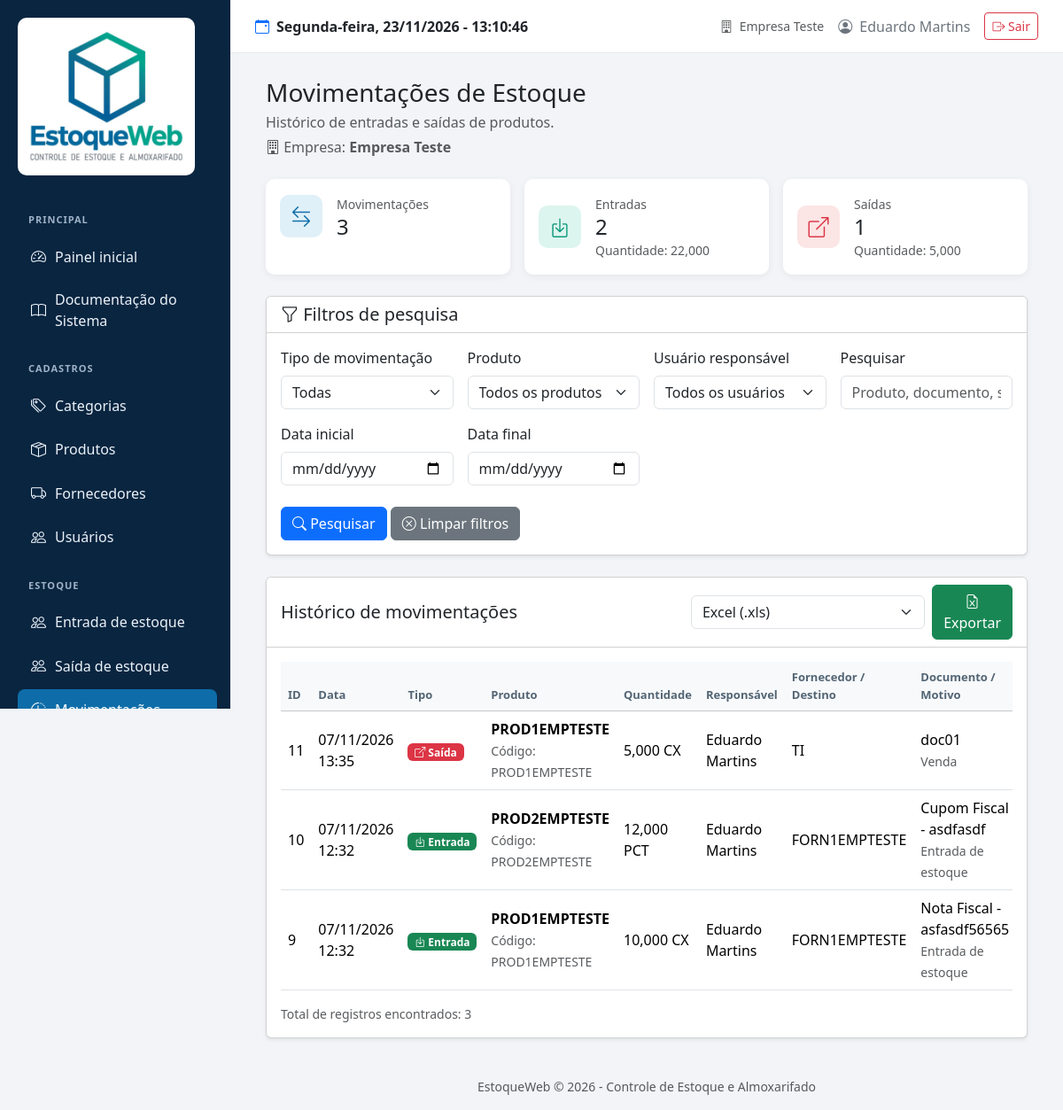
Page /Backups/temp/movimentacoes.php (signed in) on the committed database.
### tables this page shows
CREATE TABLE `movimentacoes` (
  `id` bigint(20) UNSIGNED NOT NULL,
  `empresa_id` int(10) UNSIGNED NOT NULL,
  `produto_id` int(10) UNSIGNED NOT NULL,
  `usuario_id` int(10) UNSIGNED NOT NULL,
  `tipo` enum('ENTRADA','SAIDA') NOT NULL,
  `quantidade` decimal(12,3) NOT NULL,
  `valor_unitario` decimal(12,2) DEFAULT NULL,
  `valor_total` decimal(12,2) DEFAULT NULL,
  `fornecedor_id` int(11) DEFAULT NULL,
  `documento` varchar(100) DEFAULT NULL,
  `setor_destino` varchar(150) DEFAULT NULL,
  `responsavel_recebimento` varchar(150) DEFAULT NULL,
  `motivo` varchar(255) DEFAULT NULL,
  `observacao` text DEFAULT NULL,
  `data_movimentacao` datetime NOT NULL DEFAULT current_timestamp(),
  `criado_em` timestamp NOT NULL DEFAULT current_timestamp()
);

CREATE TABLE `produtos` (
  `id` int(10) UNSIGNED NOT NULL,
  `empresa_id` int(10) UNSIGNED NOT NULL,
  `categoria_id` int(10) UNSIGNED NOT NULL,
  `codigo` varchar(50) NOT NULL,
  `nome` varchar(150) NOT NULL,
  `descricao` text DEFAULT NULL,
  `unidade` varchar(20) NOT NULL DEFAULT 'UN',
  `estoque_atual` decimal(12,3) NOT NULL DEFAULT 0.000,
  `estoque_minimo` decimal(12,3) NOT NULL DEFAULT 0.000,
  `ativo` tinyint(1) NOT NULL DEFAULT 1,
  `criado_em` timestamp NOT NULL DEFAULT current_timestamp(),
  `atualizado_em` timestamp NOT NULL DEFAULT current_timestamp() ON UPDATE current_timestamp()
);

CREATE TABLE `usuarios` (
  `id` int(10) UNSIGNED NOT NULL,
  `perfil_id` int(10) UNSIGNED NOT NULL,
  `empresa_id` int(10) UNSIGNED DEFAULT NULL,
  `nome` varchar(150) NOT NULL,
  `email` varchar(150) NOT NULL,
  `senha` varchar(255) NOT NULL,
  `ativo` tinyint(1) NOT NULL DEFAULT 1,
  `criado_em` timestamp NOT NULL DEFAULT current_timestamp(),
  `atualizado_em` timestamp NOT NULL DEFAULT current_timestamp() ON UPDATE current_timestamp()
);

CREATE TABLE `fornecedores` (
  `id` int(11) NOT NULL,
  `empresa_id` int(10) UNSIGNED NOT NULL,
  `razao_social` varchar(150) NOT NULL,
  `nome_fantasia` varchar(150) DEFAULT NULL,
  `tipo_pessoa` enum('F','J') NOT NULL DEFAULT 'J',
  `cpf_cnpj` varchar(18) NOT NULL,
  `telefone` varchar(20) DEFAULT NULL,
  `email` varchar(150) DEFAULT NULL,
  `endereco` varchar(200) DEFAULT NULL,
  `numero` varchar(20) DEFAULT NULL,
  `complemento` varchar(100) DEFAULT NULL,
  `bairro` varchar(100) DEFAULT NULL,
  `cidade` varchar(100) DEFAULT NULL,
  `uf` char(2) DEFAULT NULL,
  `cep` varchar(10) DEFAULT NULL,
  `status` enum('A','I') NOT NULL DEFAULT 'A',
  `observacoes` text DEFAULT NULL,
  `data_cadastro` datetime NOT NULL DEFAULT current_timestamp(),
  `data_atualizacao` datetime DEFAULT NULL ON UPDATE current_timestamp()
);

### Backups/temp/movimentacoes.php (the view, shortened to what this page needs)
<?php
require_once __DIR__ . '/config/conexao.php';
$empresaId = (int) $_SESSION['empresa_id'];
function hMovimentacao($valor)
{
    return htmlspecialchars((string) $valor, ENT_QUOTES, 'UTF-8');
}
$filtroTipo = $_GET['tipo'] ?? 'T';
$dataInicial = trim($_GET['data_inicial'] ?? '');
$dataFinal = trim($_GET['data_final'] ?? '');
$busca = trim($_GET['busca'] ?? '');
$sqlBase = "
    FROM movimentacoes m
    INNER JOIN produtos p
        ON p.id = m.produto_id
        AND p.empresa_id = m.empresa_id
    INNER JOIN usuarios u
        ON u.id = m.usuario_id
    LEFT JOIN fornecedores f
        ON f.id = m.fornecedor_id
        AND f.empresa_id = m.empresa_id
    WHERE m.empresa_id = :empresa_id
";
$params = [
    ':empresa_id' => $empresaId
];
    ?>
    <?php
$porPagina = 20;
$pagina = max(1, (int) ($_GET['pagina'] ?? 1));
$stmtTotal = $pdo->prepare("
    SELECT COUNT(*)
    $sqlBase
");
$stmtTotal->execute($params);
$totalRegistros = (int) $stmtTotal->fetchColumn();
$totalPaginas = max(1, (int) ceil($totalRegistros / $porPagina));
$pagina = min($pagina, $totalPaginas);
$offset = ($pagina - 1) * $porPagina;
$sql = "
    SELECT
        m.id,
        m.tipo,
        m.quantidade,
        m.valor_unitario,
        m.valor_total,
        m.documento,
        m.setor_destino,
        m.responsavel_recebimento,
        m.motivo,
        m.observacao,
        m.data_movimentacao,
        p.codigo,
        p.nome AS produto_nome,
        p.unidade,
        u.nome AS usuario_nome,
        f.razao_social AS fornecedor_razao_social,
        f.nome_fantasia AS fornecedor_nome_fantasia
    $sqlBase
    ORDER BY m.data_movimentacao DESC, m.id DESC
    LIMIT $porPagina OFFSET $offset
";
$stmt = $pdo->prepare($sql);
$stmt->execute($params);
$movimentacoes = $stmt->fetchAll(PDO::FETCH_ASSOC);
$sqlResumo = "
    SELECT
        COUNT(*) AS total,
        SUM(CASE WHEN m.tipo = 'ENTRADA' THEN 1 ELSE 0 END) AS entradas,
        SUM(CASE WHEN m.tipo = 'SAIDA' THEN 1 ELSE 0 END) AS saidas,
        SUM(CASE WHEN m.tipo = 'ENTRADA' THEN m.quantidade ELSE 0 END) AS qtd_entradas,
        SUM(CASE WHEN m.tipo = 'SAIDA' THEN m.quantidade ELSE 0 END) AS qtd_saidas
    $sqlBase
";
$stmtResumo = $pdo->prepare($sqlResumo);
$stmtResumo->execute($params);
$resumo = $stmtResumo->fetch(PDO::FETCH_ASSOC);
require_once __DIR__ . '/includes/header.php';
?>
<div class="container-fluid">
    <div class="d-flex justify-content-between align-items-center mb-4">
        <div>
            <h3 class="mb-1">Movimentações de Estoque</h3>
            <p class="text-muted mb-0">
                Histórico de entradas e saídas de produtos.
            </p>
            <p class="text-muted mb-0 mt-1">
                <i class="bi bi-building"></i>
                Empresa:
                <strong>
                    <?= hMovimentacao($_SESSION['empresa_nome'] ?? 'Empresa selecionada') ?>
                </strong>
            </p>
        </div>
    </div>
    <div class="row g-3 mb-4">
        <div class="col-md-4">
            <div class="card card-dashboard h-100">
                <div class="card-body">
                    <div class="d-flex align-items-center">
                        <div class="card-icon icon-azul me-3">
                            <i class="bi bi-arrow-left-right"></i>
                        </div>
                        <div>
                            <small class="text-muted">Movimentações</small>
                            <h4 class="mb-0">
                                <?= (int) ($resumo['total'] ?? 0) ?>
                            </h4>
                        </div>
                    </div>
                </div>
            </div>
        </div>
        <div class="col-md-4">
            <div class="card card-dashboard h-100">
                <div class="card-body">
                    <div class="d-flex align-items-center">
                        <div class="card-icon icon-verde me-3">
                            <i class="bi bi-box-arrow-in-down"></i>
                        </div>
                        <div>
                            <small class="text-muted">Entradas</small>
                            <h4 class="mb-0">
                                <?= (int) ($resumo['entradas'] ?? 0) ?>
                            </h4>
                            <small class="text-muted">
                                Quantidade:
                                <?= number_format((float) ($resumo['qtd_entradas'] ?? 0), 3, ',', '.') ?>
                            </small>
                        </div>
                    </div>
                </div>
            </div>
        </div>
        <div class="col-md-4">
            <div class="card card-dashboard h-100">
                <div class="card-body">
                    <div class="d-flex align-items-center">
                        <div class="card-icon icon-vermelho me-3">
                            <i class="bi bi-box-arrow-up-right"></i>
                        </div>
                        <div>
                            <small class="text-muted">Saídas</small>
                            <h4 class="mb-0">
                                <?= (int) ($resumo['saidas'] ?? 0) ?>
                            </h4>
                            <small class="text-muted">
                                Quantidade:
                                <?= number_format((float) ($resumo['qtd_saidas'] ?? 0), 3, ',', '.') ?>
                            </small>
                        </div>
                    </div>
                </div>
            </div>
        </div>
    </div>
    <div class="card shadow-sm mb-4">
        <div class="card-header bg-white">
            <h5 class="mb-0">
                <i class="bi bi-funnel"></i>
                Filtros de pesquisa
            </h5>
        </div>
        <div class="card-body">
            <form method="GET" action="movimentacoes.php">
                <div class="row g-3">
                    <div class="col-md-3">
                        <label class="form-label">Tipo de movimentação</label>
                        <select name="tipo" class="form-select">
                            <option value="T"
                                <?= $filtroTipo === 'T' ? 'selected' : '' ?>>
                                Todas
                            </option>
                        </select>
                    </div>
                    <div class="col-md-3">
                        <label class="form-label">Produto</label>
                        <select name="produto_id" class="form-select">
                            <option value="0">Todos os produtos</option>
                        </select>
                    </div>
                    <div class="col-md-3">
                        <label class="form-label">Usuário responsável</label>
                        <select name="usuario_id" class="form-select">
                            <option value="0">Todos os usuários</option>
                        </select>
                    </div>
                    <div class="col-md-3">
                        <label class="form-label">Pesquisar</label>
                        <input type="text"
                            name="busca"
                            class="form-control"
                            placeholder="Produto, documento, setor..."
                            value="<?= hMovimentacao($busca) ?>">
                    </div>
                    <div class="col-md-3">
                        <label class="form-label">Data inicial</label>
                        <input type="date"
                            name="data_inicial"
                            class="form-control"
                            value="<?= hMovimentacao($dataInicial) ?>">
                    </div>
                    <div class="col-md-3">
                        <label class="form-label">Data final</label>
                        <input type="date"
                            name="data_final"
                            class="form-control"
                            value="<?= hMovimentacao($dataFinal) ?>">
                    </div>
                </div>
                <div class="mt-4">
                    <button type="submit" class="btn btn-primary">
                        <i class="bi bi-search"></i>
                        Pesquisar
                    </button>
                    <a href="movimentacoes.php" class="btn btn-secondary">
                        <i class="bi bi-x-circle"></i>
                        Limpar filtros
                    </a>
                </div>
            </form>
        </div>
    </div>
    <div class="card shadow-sm">
        <div class="card-header bg-white">
            <div class="d-flex justify-content-between align-items-center flex-wrap gap-3">
                <h5 class="mb-0">
                    Histórico de movimentações
                </h5>
                <form method="GET"
                    action="movimentacoes.php"
                    class="d-flex align-items-center gap-2">
<select name="formato" class="form-select"
    aria-label="Formato de exportação">
    <option value="xls">Excel (.xls)</option>
</select>
                    <button type="submit" class="btn btn-success">
                        <i class="bi bi-file-earmark-excel"></i>
                        Exportar
                    </button>
                </form>
            </div>
        </div>
        <div class="card-body">
            <div class="table-responsive">
                <table class="table table-hover align-middle">
                    <thead class="table-light">
                        <tr>
                            <th>ID</th>
                            <th>Data</th>
                            <th>Tipo</th>
                            <th>Produto</th>
                            <th>Quantidade</th>
                            <th>Responsável</th>
                            <th>Fornecedor / Destino</th>
                            <th>Documento / Motivo</th>
                        </tr>
                    </thead>
                    <tbody>
                    <?php if (count($movimentacoes) > 0): ?>
                        <?php foreach ($movimentacoes as $mov): ?>
                            <tr>
                                <td>
                                    <?= (int) $mov['id'] ?>
                                </td>
                                <td>
                                    <?= date('d/m/Y H:i', strtotime($mov['data_movimentacao'])) ?>
                                </td>
                                <td>
                                    <?php if ($mov['tipo'] === 'ENTRADA'): ?>
                                        <span class="badge bg-success">
                                            <i class="bi bi-box-arrow-in-down"></i>
                                            Entrada
                                        </span>
                                    <?php else: ?>
                                        <span class="badge bg-danger">
                                            <i class="bi bi-box-arrow-up-right"></i>
                                            Saída
                                        </span>
                                    <?php endif; ?>
                                </td>
                                <td>
                                    <strong>
                                        <?= hMovimentacao($mov['produto_nome']) ?>
                                    </strong>
                                    <br>
                                    <small class="text-muted">
                                        Código:
                                        <?= hMovimentacao($mov['codigo']) ?>
                                    </small>
                                </td>
                                <td>
                                    <?= number_format((float) $mov['quantidade'], 3, ',', '.') ?>
                                    <?= hMovimentacao($mov['unidade']) ?>
                                </td>
                                <td>
                                    <?= hMovimentacao($mov['usuario_nome']) ?>
                                </td>
                                <td>
                                    <?php if ($mov['tipo'] === 'ENTRADA'): ?>
                                        <?= hMovimentacao(
                                            $mov['fornecedor_nome_fantasia']
                                            ?: $mov['fornecedor_razao_social']
                                            ?: 'Não informado'
                                        ) ?>
                                    <?php else: ?>
                                        <?= hMovimentacao(
                                            $mov['setor_destino'] ?: 'Não informado'
                                        ) ?>
                                    <?php endif; ?>
                                </td>
                                <td>
                                    <?= hMovimentacao($mov['documento'] ?: '-') ?>
                                    <?php if (!empty($mov['motivo'])): ?>
                                        <br>
                                        <small class="text-muted">
                                            <?= hMovimentacao($mov['motivo']) ?>
                                        </small>
                                    <?php endif; ?>
                                </td>
                            </tr>
                        <?php endforeach; ?>
                    <?php endif; ?>
                    </tbody>
                </table>
            </div>
            <div class="text-muted small">
                Total de registros encontrados:
                <?= $totalRegistros ?>
            </div>
        </div>
    </div>
</div>
<?php require_once __DIR__ . '/includes/footer.php'; ?>

### rows in the picture
movimentacoes: id "11", data_movimentacao "07/11/2026 13:35", tipo "SAIDA" (drawn), produto.nome "PROD1EMPTESTE", produto.codigo "PROD1EMPTESTE", quantidade "5,000", produto.unidade "CX", usuario.nome "Eduardo Martins", setor_destino "TI", documento "doc01", motivo "Venda"
movimentacoes: id "10", data_movimentacao "07/11/2026 12:32", tipo "ENTRADA" (drawn), empresa.nome "PROD2EMPTESTE", empresa.codigo "PROD2EMPTESTE", quantidade "12,000", empresa.unidade "PCT", usuario.nome "Eduardo Martins", fornecedor.nome_fantasia "FORN1EMPTESTE", documento "Cupom Fiscal - asdfasdf", motivo "Entrada de estoque"
movimentacoes: id "9", data_movimentacao "07/11/2026 12:32", tipo "ENTRADA" (drawn), produto.nome "PROD1EMPTESTE", produto.codigo "PROD1EMPTESTE", quantidade "10,000", produto.unidade "CX", usuario.nome "Eduardo Martins", fornecedor.nome_fantasia "FORN1EMPTESTE", documento "Nota Fiscal - asfasdf56565", motivo "Entrada de estoque"

### other values in the picture
$_SESSION['empresa_nome'] "Empresa Teste"
$_SESSION['usuario_nome'] "Eduardo Martins"
hMovimentacao($_SESSION['empresa_nome'] ?? 'Empresa selecionada') "Empresa Teste"
$resumo['total'] "3"
$resumo['entradas'] "2"
$resumo['qtd_entradas'] "22,000"
$resumo['saidas'] "1"
$resumo['qtd_saidas'] "5,000"
$totalRegistros "3"
